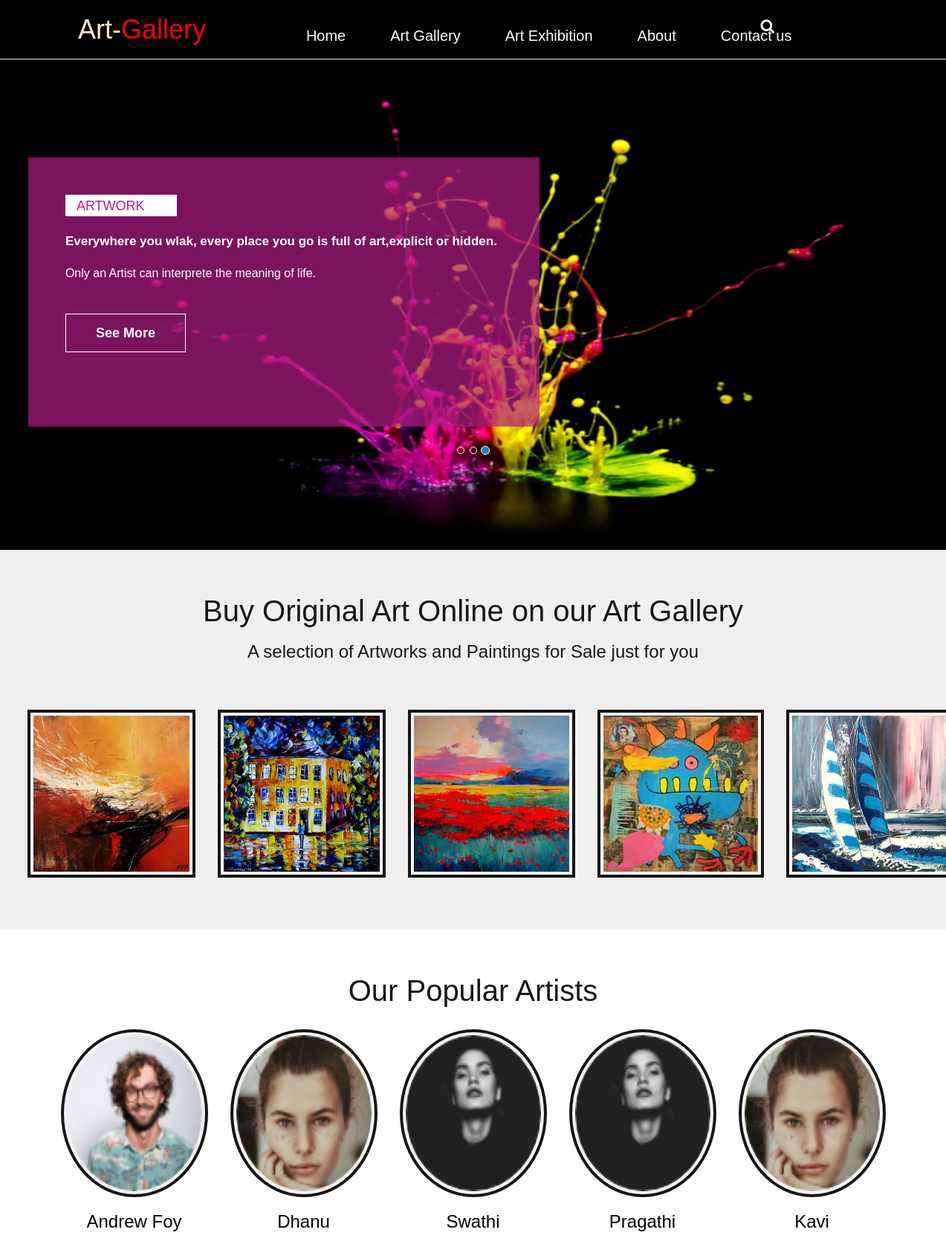
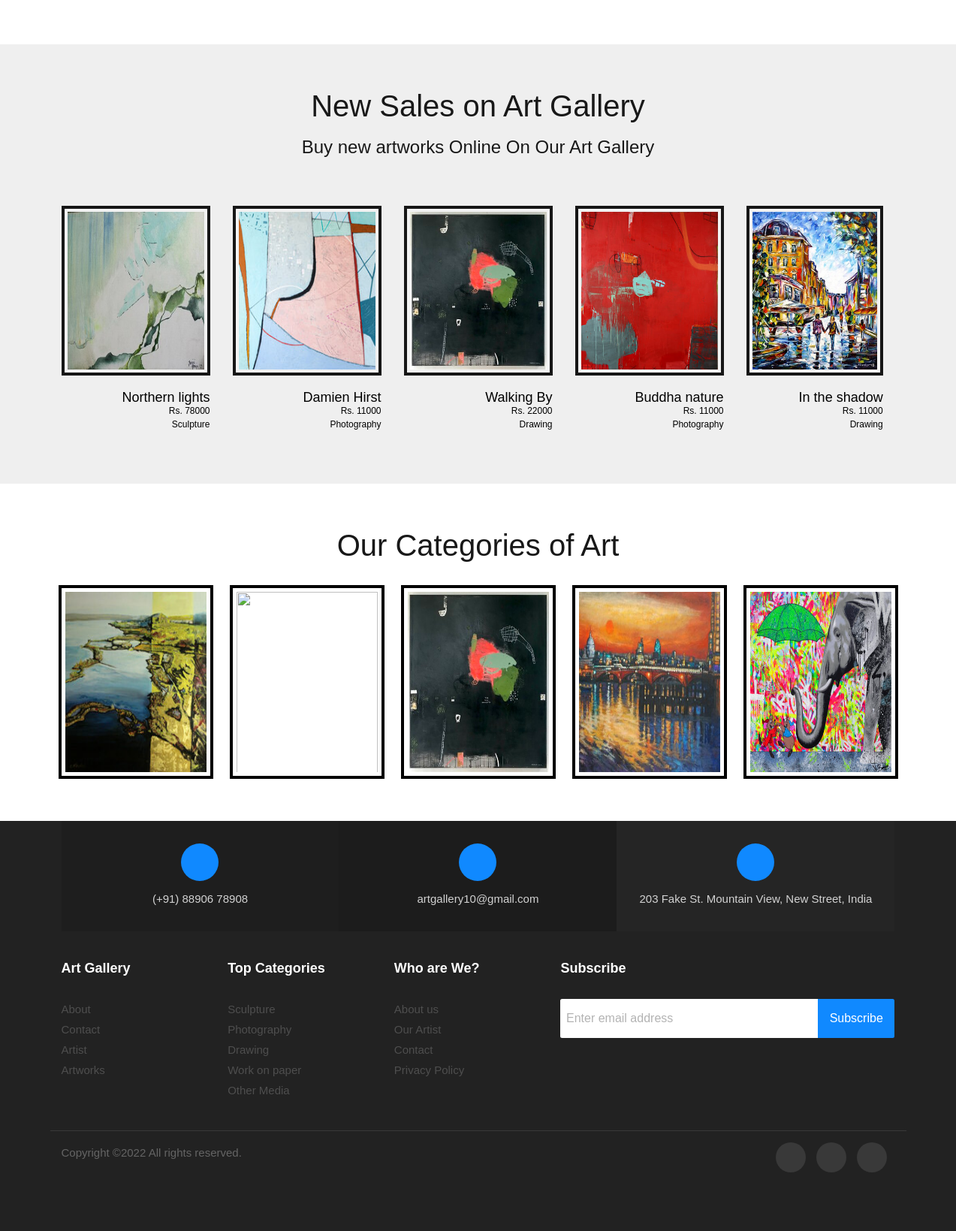
The page / on the database its author committed (2 pictures, top to bottom).
### tables this page shows
CREATE TABLE `artist` (
  `artist_id` int(11) NOT NULL,
  `artist_fname` varchar(50) NOT NULL,
  `artist_lname` varchar(50) NOT NULL,
  `artist_email` varchar(50) NOT NULL,
  `artist_contact` bigint(10) NOT NULL,
  `artist_password` varchar(50) NOT NULL,
  `artist_medium` varchar(50) NOT NULL,
  `artist_image` varchar(50) NOT NULL,
  `artist_portfolio` varchar(100) NOT NULL
);

CREATE TABLE `art` (
  `art_id` int(11) NOT NULL,
  `artist_id` int(11) NOT NULL,
  `art_title` varchar(100) NOT NULL,
  `art_category` varchar(100) NOT NULL,
  `art_theme` varchar(100) NOT NULL,
  `art_style` varchar(100) NOT NULL,
  `art_technique` varchar(100) NOT NULL,
  `art_orientation` varchar(100) NOT NULL,
  `art_description` varchar(500) NOT NULL,
  `art_price` int(11) NOT NULL,
  `art_image` varchar(50) NOT NULL,
  `status` varchar(50) NOT NULL,
  `uploaded_on` date NOT NULL
);

### index.php (the view, shortened to what this page needs)
<?php include("includes/config.php"); ?>
<html>
<head>
  <link href="css/animate.css" rel="stylesheet" type="text/css" media="all">
  <link rel="stylesheet" type="text/css" href="css/css/bootstrap.min.css" />
  <link rel="stylesheet" type="text/css" href="css/css/style.css" media="all">
  <link rel="stylesheet" type="text/css" href="css/css/font-awesome.min.css" />
  <link rel="stylesheet" href="./css/front-global.51b20904.css">
  <link rel="stylesheet" href="./css/home-default.38b457c5.css">
  <link rel="stylesheet" href="./css/featured-collections.fe18f04e.css">
 <link rel="stylesheet" href="https://stackpath.bootstrapcdn.com/font-awesome/4.7.0/css/font-awesome.min.css">
 </head>
<body>
<?php include("header.php"); ?>
<section id="center" class="clearfix">
   <div class="center clearfix">
    	<div id="carousel-example-generic" class="carousel slide" data-ride="carousel">
			<ol class="carousel-indicators">
			  	<li data-target="#carousel-example-generic" data-slide-to="0" class=""></li>
			    <li data-target="#carousel-example-generic" data-slide-to="1" class=""></li>
			    <li data-target="#carousel-example-generic" data-slide-to="2" class="active"></li>
			</ol>
			<div class="carousel-inner">
			    <div class="item active">
			    	<img src="img/img/login2.png" alt="Third slide">
                    <div class="header-text">
                        <div class="col-sm-7 center_inner clearfix">
						<div class="center_slide clearfix">
						  <h4>ARTWORK</h4>
						  <h2>Everywhere you wlak, every place you go is full of art,explicit or hidden.</h2>
						  <h3><span class="opening_left">Only an Artist can interprete the meaning of life.</span></h3>
						  <p><a href="#">See More</a></p>
						</div>
                            <br>
                        </div>
                    </div>
			    </div>
			</div>
		</div>
	</div>
</section>
<section class="home feat-artworks section section--grey">
            <div class="container">
                <div class="row">
                    <div class="col-md-12">
                        <h1>Buy Original Art Online on our Art Gallery</h1>
                    </div>
                </div>
            </div>
            <div id="yml-container"><div class="">
    <header>
        <div class="container">
            <div class="row">
                <div class="col-md-12">
                    <h2>A selection of Artworks and Paintings for Sale just for you</h2>
                </div>
            </div>
        </div>
    </header>
    <div class="container">
	<div class="col" style="display:flex">
  <div class="carousel__slide js-carousel-slide" style="margin-left:-60px">
    <figure title="Serie Protective Mountains: Der Tiger" class="artwork-item artwork-item-fix js-track-artwork ">
            <div>
              <a href="#" class="carousel__link js-track-artwork-link">
                <picture>
                  <img src="./img/painting.jpeg">
                </a>
              </div>
            </figure>
  </div>
  <div class="carousel__slide js-carousel-slide">
    <figure title="Serie Protective Mountains: Der Tiger" class="artwork-item artwork-item-fix js-track-artwork ">
            <div>
              <a href="#" class="carousel__link js-track-artwork-link">
                <picture>
                  <img src="./img/painting1.jpeg">
                </a>
              </div>
            </figure>
  </div>
  <div class="carousel__slide js-carousel-slide">
    <figure title="Serie Protective Mountains: Der Tiger" class="artwork-item artwork-item-fix js-track-artwork ">
            <div>
              <a href="#" class="carousel__link js-track-artwork-link">
                <picture>
                  <img src="./img/painting3.jpeg">
                </a>
              </div>
            </figure>
  </div>
  <div class="carousel__slide js-carousel-slide">
    <figure title="Serie Protective Mountains: Der Tiger" class="artwork-item artwork-item-fix js-track-artwork ">
            <div>
              <a href="#" class="carousel__link js-track-artwork-link"  >
                <picture>
                  <img src="./img/painting4.jpeg" style="height:800px">
                </a>
              </div>
            </figure>
  </div>
   <div class="carousel__slide js-carousel-slide">
    <figure title="Serie Protective Mountains: Der Tiger" class="artwork-item artwork-item-fix js-track-artwork ">
            <div>
              <a href="#" class="carousel__link js-track-artwork-link">
                <picture>
                  <img src="./img/painting5.jpeg">
                </a>
              </div>
            </figure>
  </div>
  </div>
</div>
</div>
</div>
        </section>
		<section class="home feat-artworks section section--blue">
            <div class="container">
                <div class="row">
                    <div class="col-md-12">
                        <h1>Our Popular Artists</h1>
                    </div>
                </div>
            </div>
            <div id="yml-container"><div class="">
 <div class="container">
	<div class="row row-cols-5" id="result">
	<?php
		$sql=mysqli_query($con,"select * from artist limit 5");
        $check=mysqli_num_rows($sql)>0;
		if($check){
        while($row=mysqli_fetch_assoc($sql)){
            ?>
			<div class="col" style="display:flex">
  <div class="carousel__slide js-carousel-slide" >
    <figure title="Serie Protective Mountains: Der Tiger" class="artwork-item artwork-item-fix js-track-artwork ">
            <div>
              <a href="#" class="carousel__link js-track-artwork-link">
                <picture>
                  <img src="./Artist/img/<?php echo $row["artist_image"]; ?>" style="border-radius:50%;width:230px;height:500px">
				  <h3 style="margin-top:20px;color:black"><?php echo $row["artist_fname"]; ?></h3>
                </a>
              </div>
            </figure>
  </div>
  </div>
		<?php } }?>
		</div>
</div>
</div>
</div>
        </section>
		<section class="home feat-artworks section section--grey">
            <div class="container">
                <div class="row">
                    <div class="col-md-12">
                        <h1>New Sales on Art Gallery</h1>
                    </div>
                </div>
            </div>
            <div id="yml-container"><div class="">
    <header>
        <div class="container">
            <div class="row">
                <div class="col-md-12">
                    <h2>Buy new artworks Online On Our Art Gallery</h2>
                </div>
            </div>
        </div>
    </header>
    <div class="container">
	<div class="row row-cols-5" id="result">
<?php
		$sql=mysqli_query($con,"select * from art order by uploaded_on desc limit 5");
        $check=mysqli_num_rows($sql)>0;
		if($check){
        while($row=mysqli_fetch_assoc($sql)){
            ?>
<div class="col" style="display:flex">
  <div class="carousel__slide js-carousel-slide">
    <figure title="Serie Protective Mountains: Der Tiger" class="artwork-item artwork-item-fix js-track-artwork ">
            <div>
              <a href="artdetails.php?id=<?php echo htmlentities($row['art_id']);?>" class="carousel__link js-track-artwork-link">
                <picture>
                  <img src="./Artist/img/<?php echo $row["art_image"]; ?>" style="height:800px;">
                <div class="material artwork-item__material artwork-synthesis">
                  <div class="meta">
                    <div class="artwork-synthesis__title" style="font-size:18px;margin-top:20px">
                      <?php echo $row["art_title"]; ?>
                    </div>
                    Rs. <?php echo $row["art_price"]; ?>               </div><?php echo $row["art_category"]; ?></div>
                </a>
              </div>
            </figure>
  </div>
  </div>
  <?php } } ?>
  </div>
</div>
</div>
</div>
        </section>
		<section class="home feat-artworks section section--blue">
            <div class="container">
                <div class="row">
                    <div class="col-md-12">
                        <h1>Our Categories of Art</h1>
                    </div>
                </div>
            </div>
            <div id="yml-container"><div class="">
	<div class="container" style="margin-top:30px;">
	<div class="row row-cols-5" id="result">
	<div class="col">
			<img src="img/cat1.jpeg" width="170px" height="250px"; style="padding:5px;outline:4px solid black">
			<div class="layer">
			</div>
		</div>
		<div class="col">
		<a href="#">
			<img src="img/cat2.jpeg" width="170px" height="250px"; style="padding:5px;outline:4px solid black">
			<div class="layer">
			</div>
			</a>
		</div>
		<div class="col">
			<img src="img/cat3.jpeg" width="170px" height="250px"; style="padding:5px;outline:4px solid black">
			<div class="layer">
			</div>
		</div>
		<div class="col">
			<img src="img/cat4.jpeg" width="170px" height="250px"; style="padding:5px;outline:4px solid black">
			<div class="layer">
			</div>
		</div>
		<div class="col">
			<img src="img/cat5.jpeg" width="170px" height="250px"; style="padding:5px;outline:4px solid black">
			<div class="layer">
			</div>
		</div>
</div>
</div>
</div>
</div>
</section>
 <?php include ("footer.php"); ?>
</body>
</html>

### css/css/style.css (style rules this page uses)
body { font-family: 'Joti One', cursive; }
.center_slide { background:#b11d85b3; }
.center_slide { padding-top:50px; padding-left:50px; padding-bottom:100px; }
.center_slide h4 { padding:6px 15px 3px 15px; background:#FFFFFF; font-size:18px; color:#b11d85; width:150px; }
.center_slide h2 { padding-top:20px; padding-bottom:20px; }
.center_slide h3 { background:none!important; font-size:16px; }
.center_slide p { padding-top:50px; }
.center_slide p a { padding:15px 40px 15px 40px; font-size:18px; font-weight:600; text-decoration:none; color:#FFFFFF; border:1px solid #FFFFFF; }
.carousel-indicators .active { background-color: #2980b9; }
.carousel-inner img { width: 100%; max-height: 660px }
.header-text { position: absolute; top: 20%; left: 1.8%; right: auto; width: 96.66666666666666%; color: #fff; }
#center .carousel-indicators { bottom: 110px; }

### css/h1.css (style rules this page uses)
body { font-family: Verdana, sans-serif; }
* { padding: 0; margin: 0; box-sizing: border-box; font-family: Arial, Helvetica, sans-serif; }
h2 { font-weight:600; font-size:17px; }
body { font-family:sans-serif; margin:0; font-size:14px; }

### index.php (style rules this page uses)
.col img { width: 100%; display: block; }
.layer { background: transparent; height:100%; width:100%; position: absolute; top:0; left:0; transition: 0.5s; }

### rows shown on the page
artist: artist_image (picture), artist_fname "Andrew Foy"
artist: artist_image (picture), artist_fname "Dhanu"
artist: artist_image (picture), artist_fname "Swathi"
artist: artist_image (picture), artist_fname "Pragathi"
artist: artist_image (picture), artist_fname "Kavi"
art: art_image (picture), art_title "Northern lights", art_price "78000", art_category "Sculpture"
art: art_image (picture), art_title "Damien Hirst", art_price "11000", art_category "Photography"
art: art_image (picture), art_title "Walking By", art_price "22000", art_category "Drawing"
art: art_image (picture), art_title "Buddha nature", art_price "11000", art_category "Photography"
art: art_image (picture), art_title "In the shadow", art_price "11000", art_category "Drawing"
